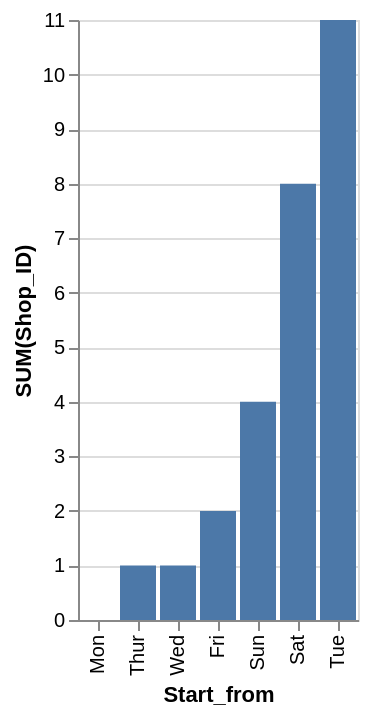

Here is the Vega-Lite specification saved for this chart:
### Vega-Lite specification from a JSON file in a GitHub repository (floating-point values rounded to 4 significant figures)
{"data": {"values": [{"x_data": "Mon", "y_data": 0}, {"x_data": "Thur", "y_data": 1}, {"x_data": "Wed", "y_data": 1}, {"x_data": "Fri", "y_data": 2}, {"x_data": "Sun", "y_data": 4}, {"x_data": "Sat", "y_data": 8}, {"x_data": "Tue", "y_data": 11}]}, "mark": "bar", "encoding": {"x": {"field": "x_data", "type": "nominal", "title": "Start_from", "sort": {"op": "sum", "field": "y_data", "order": "ascending"}}, "y": {"field": "y_data", "type": "quantitative", "title": "SUM(Shop_ID)"}}}
